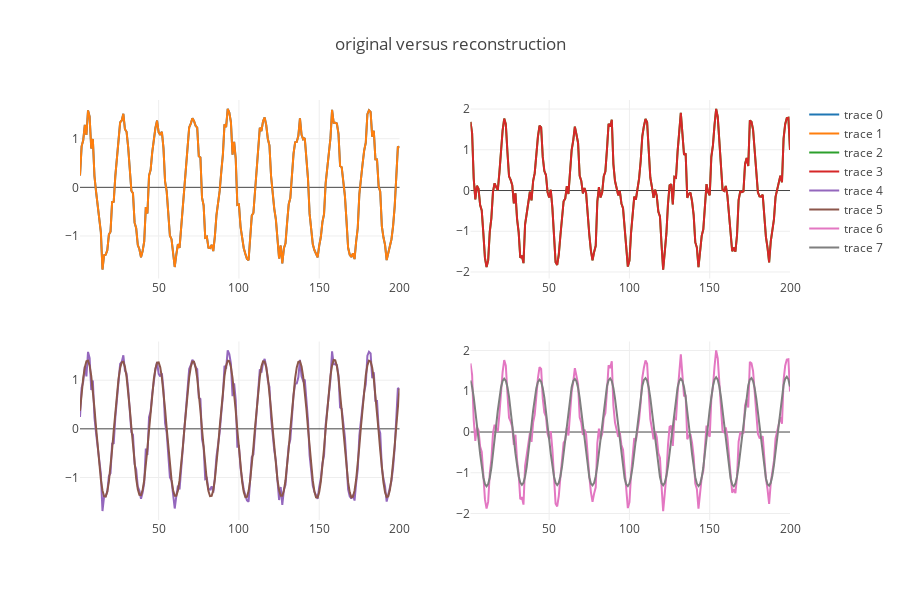

Source (notebook cell):
### Markdown cell above
### Compare resconstructed and original time series

### Code cell
fig = tools.make_subplots(rows=2, cols=2)
trace1 = go.Scatter(
        x = t,
        y = X1
    )
trace2 = go.Scatter(
        x = t,
        y = np.sum(RC1,1)
    )
fig.append_trace(trace1, 1, 1)
fig.append_trace(trace2, 1, 1)

trace3 = go.Scatter(
        x = t,
        y = X2
    )
trace4 = go.Scatter(
        x = t,
        y = np.sum(RC2,1)
    )
fig.append_trace(trace3, 1, 2)
fig.append_trace(trace4, 1, 2)

trace5 = go.Scatter(
        x = t,
        y = np.sum(RC1[:,:2],1)
    )
fig.append_trace(trace1, 2, 1)
fig.append_trace(trace5, 2, 1)

trace6 = go.Scatter(
        x = t,
        y = np.sum(RC2[:,:2],1)
    )
fig.append_trace(trace3, 2, 2)
fig.append_trace(trace6, 2, 2)

fig['layout'].update(height=600, width=900, title='original versus reconstruction')
iplot(fig)

### Figure 1 — Plotly figure (JSON) as saved in the notebook; plotly's stock layout.template omitted (floating-point values rounded to 4 significant figures; data arrays with more than 128 entries replaced by an {"elided": "..."} marker saying what was removed)
{"data": [{"type": "scatter", "x": {"elided": "200 int values"}, "xaxis": "x1", "y": {"elided": "200 float values"}, "yaxis": "y1"}, {"type": "scatter", "x": {"elided": "200 int values"}, "xaxis": "x1", "y": {"elided": "200 float values"}, "yaxis": "y1"}, {"type": "scatter", "x": {"elided": "200 int values"}, "xaxis": "x2", "y": {"elided": "200 float values"}, "yaxis": "y2"}, {"type": "scatter", "x": {"elided": "200 int values"}, "xaxis": "x2", "y": {"elided": "200 float values"}, "yaxis": "y2"}, {"type": "scatter", "x": {"elided": "200 int values"}, "xaxis": "x3", "y": {"elided": "200 float values"}, "yaxis": "y3"}, {"type": "scatter", "x": {"elided": "200 int values"}, "xaxis": "x3", "y": {"elided": "200 float values"}, "yaxis": "y3"}, {"type": "scatter", "x": {"elided": "200 int values"}, "xaxis": "x4", "y": {"elided": "200 float values"}, "yaxis": "y4"}, {"type": "scatter", "x": {"elided": "200 int values"}, "xaxis": "x4", "y": {"elided": "200 float values"}, "yaxis": "y4"}], "layout": {"height": 600, "title": "original versus reconstruction", "width": 900, "xaxis1": {"anchor": "y1", "domain": [0, 0.45]}, "xaxis2": {"anchor": "y2", "domain": [0.55, 1]}, "xaxis3": {"anchor": "y3", "domain": [0, 0.45]}, "xaxis4": {"anchor": "y4", "domain": [0.55, 1]}, "yaxis1": {"anchor": "x1", "domain": [0.575, 1]}, "yaxis2": {"anchor": "x2", "domain": [0.575, 1]}, "yaxis3": {"anchor": "x3", "domain": [0, 0.425]}, "yaxis4": {"anchor": "x4", "domain": [0, 0.425]}}}
